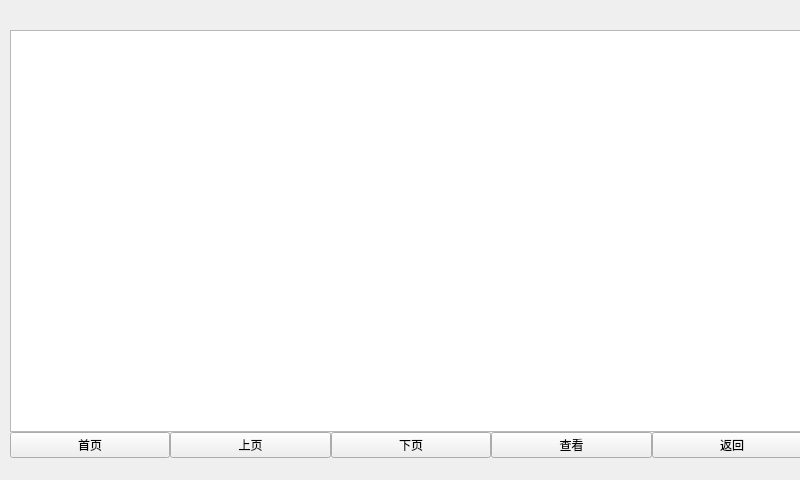
<?xml version="1.0" encoding="UTF-8"?>
<ui version="4.0">
 <class>canshubiao</class>
 <widget class="QWidget" name="canshubiao">
  <property name="geometry">
   <rect>
    <x>0</x>
    <y>0</y>
    <width>800</width>
    <height>480</height>
   </rect>
  </property>
  <property name="windowTitle">
   <string>Form</string>
  </property>
  <widget class="QWidget" name="verticalLayoutWidget">
   <property name="geometry">
    <rect>
     <x>10</x>
     <y>30</y>
     <width>802</width>
     <height>428</height>
    </rect>
   </property>
   <layout class="QVBoxLayout" name="verticalLayout">
    <property name="spacing">
     <number>0</number>
    </property>
    <property name="sizeConstraint">
     <enum>QLayout::SetMaximumSize</enum>
    </property>
    <item>
     <widget class="QTableView" name="tableView">
      <property name="sizePolicy">
       <sizepolicy hsizetype="Fixed" vsizetype="Preferred">
        <horstretch>1</horstretch>
        <verstretch>17</verstretch>
       </sizepolicy>
      </property>
      <property name="minimumSize">
       <size>
        <width>800</width>
        <height>300</height>
       </size>
      </property>
      <property name="dragEnabled">
       <bool>true</bool>
      </property>
      <attribute name="horizontalHeaderStretchLastSection">
       <bool>true</bool>
      </attribute>
     </widget>
    </item>
    <item>
     <layout class="QHBoxLayout" name="horizontalLayout">
      <item>
       <widget class="QPushButton" name="first">
        <property name="text">
         <string>首页</string>
        </property>
       </widget>
      </item>
      <item>
       <widget class="QPushButton" name="prev">
        <property name="text">
         <string>上页</string>
        </property>
       </widget>
      </item>
      <item>
       <widget class="QPushButton" name="next">
        <property name="text">
         <string>下页</string>
        </property>
       </widget>
      </item>
      <item>
       <widget class="QPushButton" name="chakan">
        <property name="text">
         <string>查看</string>
        </property>
       </widget>
      </item>
      <item>
       <widget class="QPushButton" name="fanhui">
        <property name="text">
         <string>返回</string>
        </property>
       </widget>
      </item>
     </layout>
    </item>
   </layout>
  </widget>
 </widget>
 <resources/>
 <connections/>
</ui>
